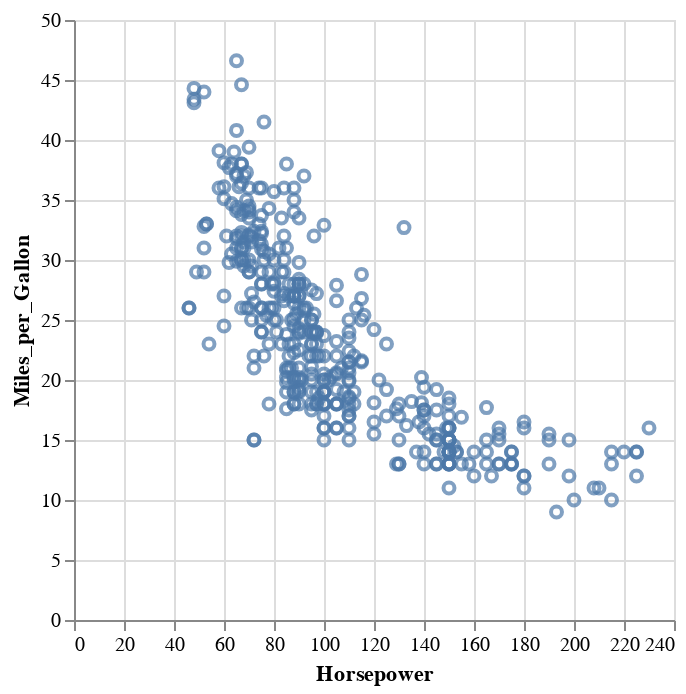

Notebook source saved alongside this figure:
### Markdown cell above
Gorgeous! Since we only encoded one variable to the $x$ axis, we get a 1D plot. I bet you have not seen many 0D and 1D plots before - welcome to GoG!


Interestingly, this is basically a "rug plot", which we saw in Seaborn and you made in the HW. In Altair's GoG, a rug plot is a very natural type of plot.

Do this with your dataset; compare the two monitors.

Make an "official" rug plot, try `mark_tick()`.

  But, let's keep going! Let's add an encoding to the $y$ axis.

### Code cell
base_chart = alt.Chart(cars).mark_point().encode(
    x='Horsepower',
    y='Miles_per_Gallon'
)

base_chart

### Figure 1 — Vega-Lite specification as saved in the notebook (floating-point values rounded to 4 significant figures; data arrays with more than 128 entries replaced by an {"elided": "..."} marker saying what was removed)
{"config": {"view": {"continuousWidth": 300, "continuousHeight": 300}}, "data": {"name": "data-583e73726c1545c56c203344161a975c"}, "mark": {"type": "point"}, "encoding": {"x": {"field": "Horsepower", "type": "quantitative"}, "y": {"field": "Miles_per_Gallon", "type": "quantitative"}}, "$schema": "https://vega.github.io/schema/vega-lite/v5.20.1.json", "datasets": {"data-583e73726c1545c56c203344161a975c": {"elided": "406 records"}}}
